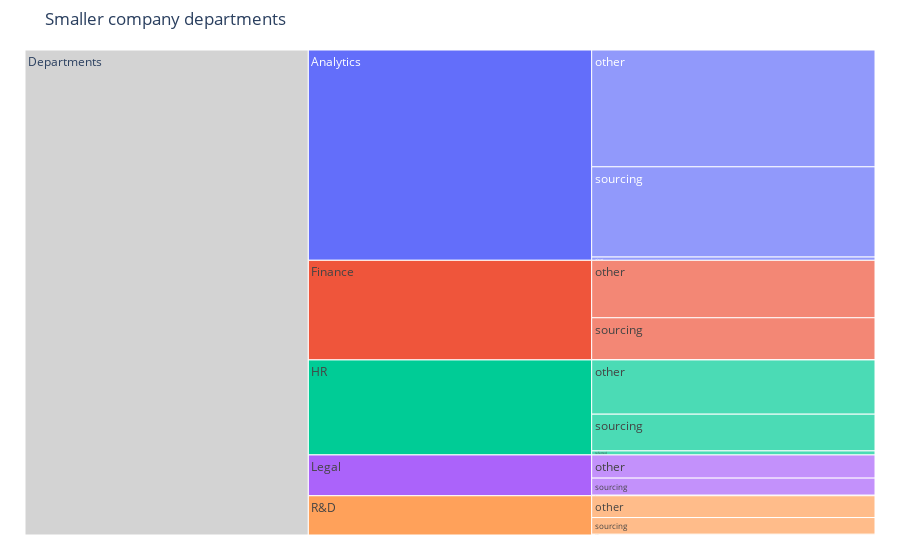

Source (notebook cell):
### Code cell
generateIcicleByDepartment(departments_small, "recruitment_channel","Smaller company departments")

### Figure 1 — Plotly figure (JSON) as saved in the notebook; plotly's stock layout.template omitted (floating-point values rounded to 4 significant figures)
{"data": [{"branchvalues": "total", "ids": ["Departments", "Analytics", "Analytics - sourcing", "Analytics - other", "Analytics - referred", "R&D", "R&D - sourcing", "R&D - other", "R&D - referred", "Finance", "Finance - sourcing", "Finance - other", "Finance - referred", "HR", "HR - sourcing", "HR - other", "HR - referred", "Legal", "Legal - sourcing", "Legal - other", "Legal - referred"], "labels": ["Departments", "Analytics", "sourcing", "other", "referred", "R&D", "sourcing", "other", "referred", "Finance", "sourcing", "other", "referred", "HR", "sourcing", "other", "referred", "Legal", "sourcing", "other", "referred"], "parents": ["", "Departments", "Analytics", "Analytics", "Analytics", "Departments", "R&D", "R&D", "R&D", "Departments", "Finance", "Finance", "Finance", "Departments", "HR", "HR", "HR", "Departments", "Legal", "Legal", "Legal"], "root": {"color": "lightgrey"}, "type": "icicle", "values": [12344, 5352, 2296, 2973, 83, 999, 425, 555, 19, 2536, 1068, 1463, 5, 2418, 935, 1380, 103, 1039, 435, 590, 14]}], "layout": {"margin": {"b": 25, "l": 25, "r": 25, "t": 50}, "title": {"text": "Smaller company departments"}}}
